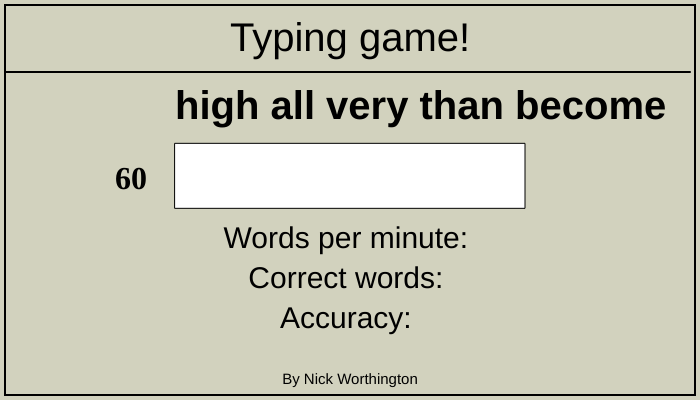
Frame 1 (no input)
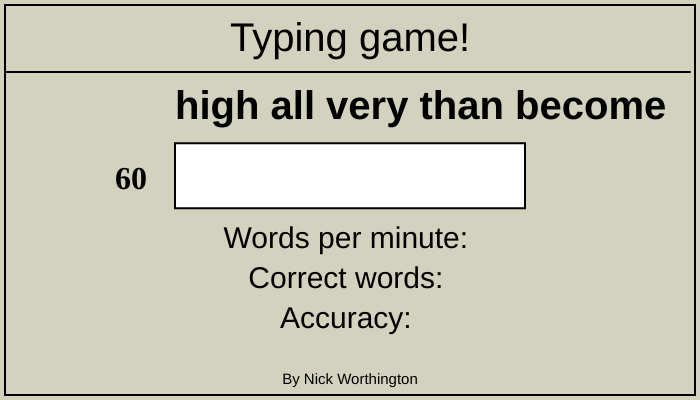
Frame 60 (no input)
Frame 120 (the mouse pressed at the canvas centre since frame 60): identical to frame 60, image omitted

The p5.js sketch that drew these frames (run headless with seeded random() and noise() and a simulated clock; from frame 60 on, the mouse is pressed at the canvas centre):

// p5.js sketch
// ── sketch.js
function setup() {
	// put setup code here
	var cnv = createCanvas(700, 400);
	str = "";
	input = "";
	currWords = []
	totalWords = 0;
	correctWords = 0;
	for (i = 0; i < 5; i++) {
		word = random(wordList);
		str += word;
		currWords.push(word);
		str += (" ");

	}
	// need to keep track of current word & current letter
	currWord = currWords[0];
	currLetter = currWord.charAt(0);
	letterInd = 0;
	correct = true;
	// timer
	seconds = 60;
	timer = createElement('h1', seconds);
	timer.position(115, height/3 + 5);
	setInterval(timeInc, 1000);
	// stats
	wordStatStr = "Correct words: ";
	accuracyStr = "Accuracy: ";
	wpmStr = "Words per minute: ";
}

function draw() {
	// put drawing code here
	background(color(210, 210, 190));
	// text box
	fill(color(255, 255, 255));
	textBox = rect(width/2 - width/4, height/3 + 10, 350, 65);
	// text
	fill(color(0, 0, 0));
	textSize(40);
	textAlign(LEFT, CENTER);
	strokeWeight(2);
	textStyle(BOLD);
	goalText = text(str, width/2 - width/4, height/2 - height/4 + 8);
	textStyle(NORMAL);
	drawInput();
	// stats
	textAlign(CENTER, CENTER);
	textSize(30);
	wordStat = text(wordStatStr, width/2, height/2 + 80);
	accuracyStat = text(accuracyStr, width/2, height/2 + 120);
	wpmStat = text(wpmStr, width/2, height/2 + 40);
	// title
	textSize(40);
	// textColor(color(255, 255, 255));
	textAlign(CENTER);
	text("Typing game!", width/2, 40);
	// line
	line(5, 72, width - 10, 72);
	// name
	textSize(15);
	text("By Nick Worthington", width/2, height - 20);
	// outline
	noFill();
	rect(5, 5, width - 10, height - 10);
}

function timeInc() {
	if (seconds == 0) {
		timer.position(25, height/3 + 5);
		timer.html('Times up!');
		// display stats now
		wordStatStr += correctWords;
		accuracyStr += ((correctWords / totalWords) * 100).toFixed(2) + " %";
		wpmStr += totalWords;
		seconds--;
	} else if (seconds > 0) {
		seconds--;
		timer.html(seconds);
	}
}

function keyTyped() {
	if (seconds == 0) {
		return;
	}
	if (key === " ") {
		input = "";
		// update curr word list
		currWords = currWords.slice(1, currWords.length);
		currWords.push(random(wordList));
		updateStr();

		if (correct) {
			correctWords++;
		}
		totalWords++;
		correct = true;
		currWord = currWords[0];
		currLetter = currWord.charAt(0);
		letterInd = 0;
	} else {
		input += key;
		if (key != currLetter) {
			correct = false;
		}
		currLetter = currWord.charAt(++letterInd);
	}
}

function keyPressed() {
	if (keyCode === BACKSPACE) {
		input = input.substring(0, input.length - 1);
		correct = true;
		letterInd -= 1;
		// is the word correct now? check right to left for efficiency
		for (var i = input.length - 1; i >= 0; i--) {
			console.log(correct);
			if (input.charAt(i) != currWord.charAt(i)) {
				correct = false;
				console.log(correct);
				return;
			}
		}
	}
}

function updateStr() {
	str = "";
	for (i = 0; i < currWords.length; i++) {
		str += currWords[i];
		str += " ";
	}
}

function drawInput() {
	fill(color(0, 0, 0));
	textAlign(LEFT, TOP);
	text(input, width/2 - width/4 + 15, 135 + 18, 300, 65);
}

// 150 most common (?) words
wordList = ["the", "be", "of", "and", "a", "to", "in", "he", "have", "it",
"that", "for", "they", "I", "with", "as", "not", "on", "she", "at",
"by", "this", "we", "you", "do", "but", "from", "or", "which", "one",
"would", "all", "will", "there", "say", "who", "make", "when", "can", "more",
"if", "no", "man", "out", "other", "so", "what", "time", "up", "go",
"about", "than", "into", "could", "state", "only", "new", "year", "some", "take",
"come", "these", "know", "see", "use", "get", "like", "then", "first", "any",
"work", "now", "may", "such", "give", "over", "think", "most", "even", "find",
"day", "also", "after", "way", "many", "must", "look", "before", "great", "back",
"through", "long", "where", "much", "should", "well", "people", "down", "own", "just",
"becuase", "good", "each", "those", "feel", "seem", "how", "high", "too", "place",
"little", "world", "very", "still", "nation", "hand", "old", "life", "tell", "write",
"become", "here", "show", "house", "both", "between", "need", "mean", "call", "develop",
"under", "last", "right", "move", "thing", "general", "school", "never", "same", "another",
"begin", "while", "number", "part", "turn", "real", "leave", "might", "want", "point"];
